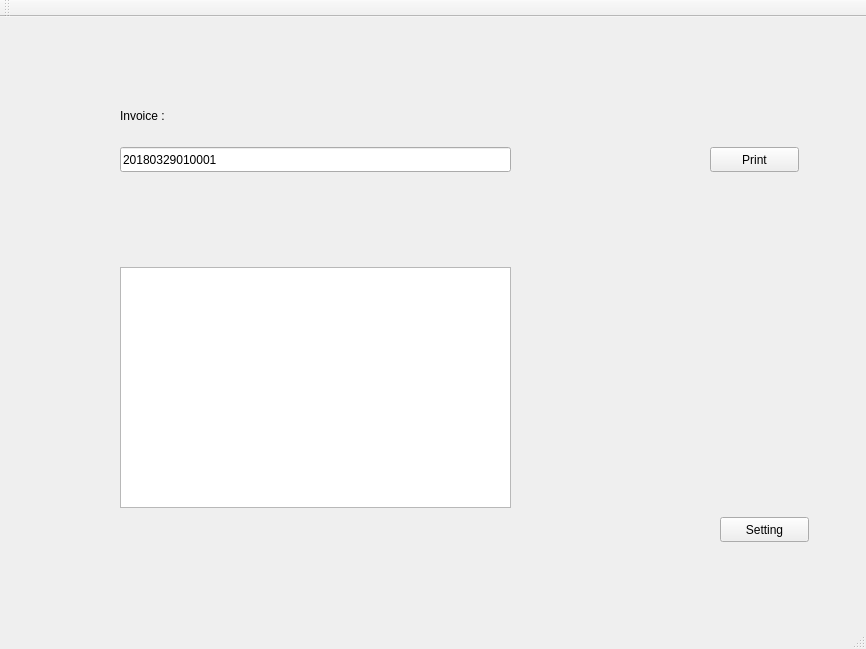
<?xml version="1.0" encoding="UTF-8"?>
<ui version="4.0">
 <class>MainWindow</class>
 <widget class="QMainWindow" name="MainWindow">
  <property name="geometry">
   <rect>
    <x>0</x>
    <y>0</y>
    <width>866</width>
    <height>649</height>
   </rect>
  </property>
  <property name="windowTitle">
   <string>MainWindow</string>
  </property>
  <widget class="QWidget" name="centralWidget">
   <widget class="QLineEdit" name="lineEditFacture">
    <property name="geometry">
     <rect>
      <x>120</x>
      <y>130</y>
      <width>391</width>
      <height>25</height>
     </rect>
    </property>
    <property name="text">
     <string>20180329010001</string>
    </property>
   </widget>
   <widget class="QLabel" name="label">
    <property name="geometry">
     <rect>
      <x>120</x>
      <y>90</y>
      <width>67</width>
      <height>17</height>
     </rect>
    </property>
    <property name="text">
     <string>Invoice : </string>
    </property>
   </widget>
   <widget class="QPushButton" name="pushButtonPrint">
    <property name="geometry">
     <rect>
      <x>710</x>
      <y>130</y>
      <width>89</width>
      <height>25</height>
     </rect>
    </property>
    <property name="text">
     <string>Print</string>
    </property>
   </widget>
   <widget class="QPushButton" name="pushButtonSetting">
    <property name="geometry">
     <rect>
      <x>720</x>
      <y>500</y>
      <width>89</width>
      <height>25</height>
     </rect>
    </property>
    <property name="text">
     <string>Setting</string>
    </property>
   </widget>
   <widget class="QTableWidget" name="tableWidget">
    <property name="geometry">
     <rect>
      <x>120</x>
      <y>250</y>
      <width>391</width>
      <height>241</height>
     </rect>
    </property>
   </widget>
  </widget>
  <widget class="QMenuBar" name="menuBar">
   <property name="geometry">
    <rect>
     <x>0</x>
     <y>0</y>
     <width>866</width>
     <height>22</height>
    </rect>
   </property>
  </widget>
  <widget class="QToolBar" name="mainToolBar">
   <attribute name="toolBarArea">
    <enum>TopToolBarArea</enum>
   </attribute>
   <attribute name="toolBarBreak">
    <bool>false</bool>
   </attribute>
  </widget>
  <widget class="QStatusBar" name="statusBar"/>
 </widget>
 <layoutdefault spacing="6" margin="11"/>
 <resources/>
 <connections/>
</ui>
